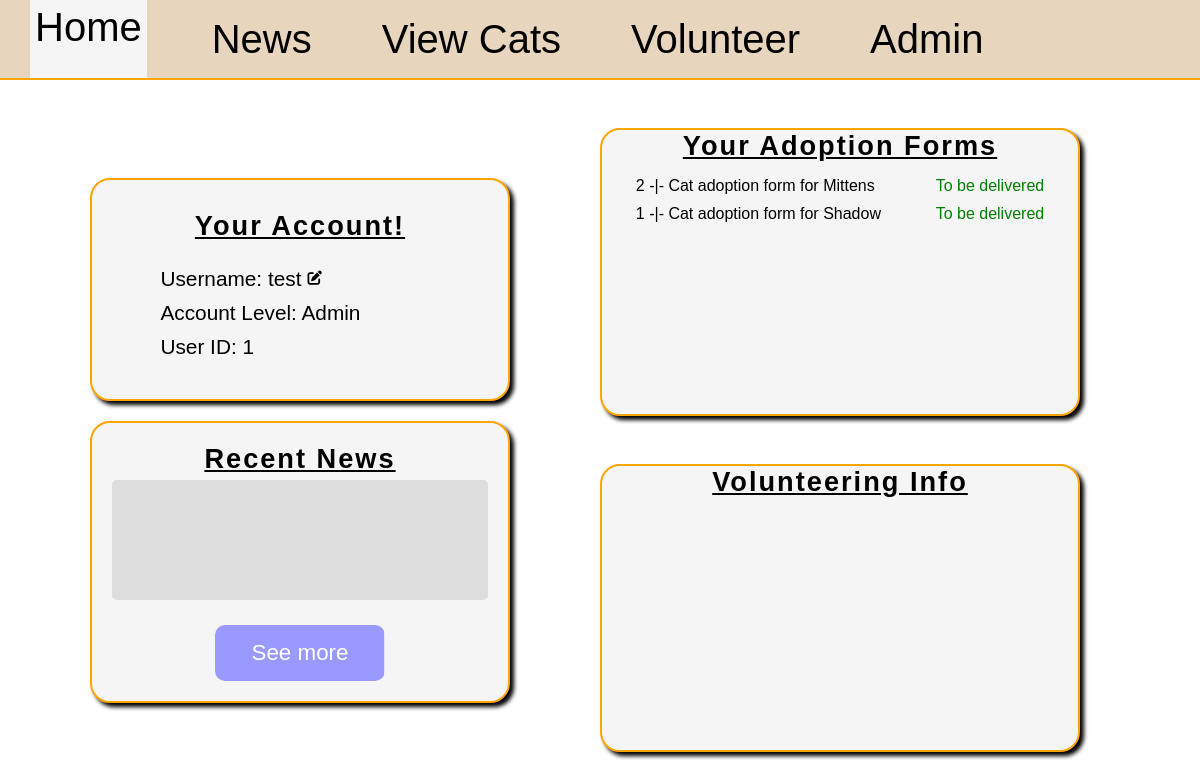
Page /home/1 on the earlier database version.
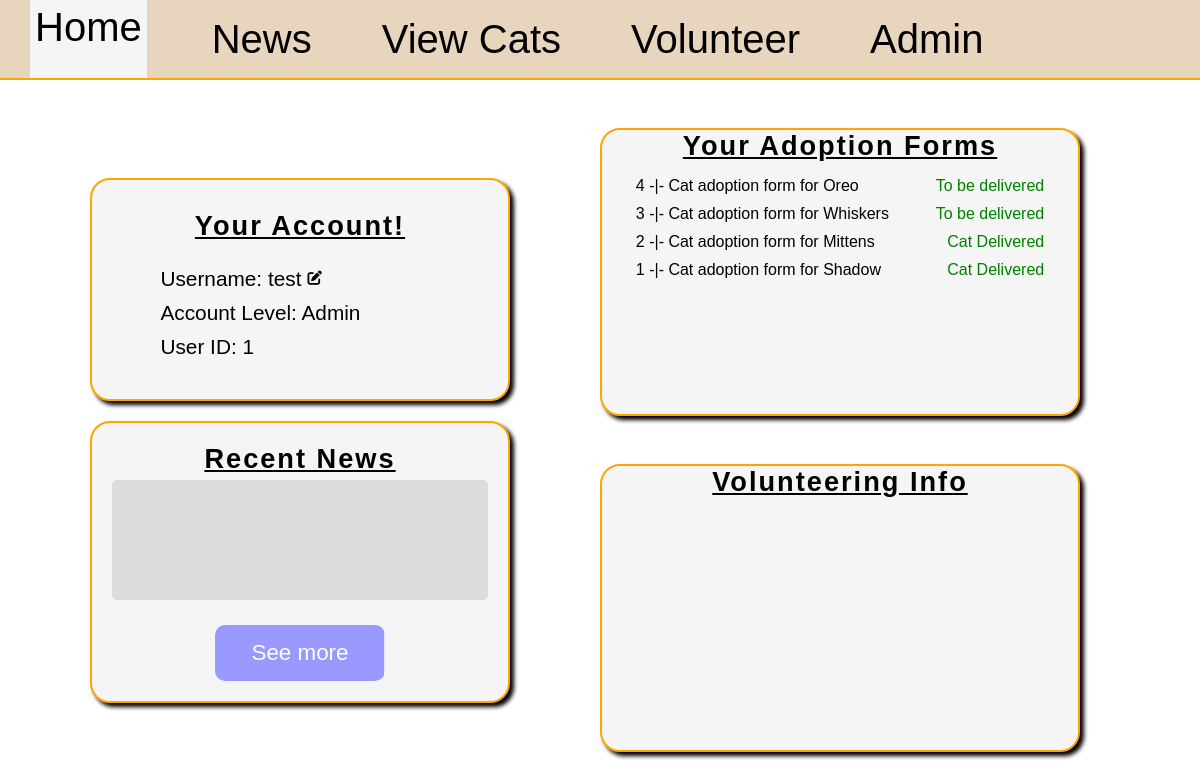
Same page on the later database version.
### main.py (models this page shows)
class User(db.Model):
    id = db.Column(db.Integer, primary_key=True)
    username = db.Column(db.String(50), nullable=False, unique=True)
    password = db.Column(db.String(50), nullable=False)
    level = db.Column(db.String(50), nullable=False)
    news = db.relationship('News', backref='author', lazy=True)
    forms = db.relationship('AdoptionForm', backref='user', lazy=True)
    volunteer_request = db.relationship('VolunteerRequest', backref='user', lazy=True)
    transport = db.relationship('CatTransport', backref='user', lazy=True)

class AdoptionForm(db.Model):
	id = db.Column(db.Integer, primary_key=True)
	address = db.Column(db.String(30), nullable=False)
	other_pets = db.Column(db.Integer, nullable=False)
	reason = db.Column(db.String(100), nullable=False)
	cat_id = db.Column(db.Integer, db.ForeignKey('cat.id'), nullable=False)
	user_id = db.Column(db.Integer, db.ForeignKey('user.id'), nullable=False)
	review = db.relationship('AdoptionFormReview', backref='form', uselist=False)

class Cat(db.Model):
	id = db.Column(db.Integer, primary_key=True)
	name = db.Column(db.String(25), nullable=False)
	bio = db.Column(db.String(100), nullable=False)
	age = db.Column(db.Integer, nullable=False)
	gender = db.Column(db.String(1), nullable=False)
	image = db.Column(db.String(100))
	room = db.Column(db.String(2))
	adopted = db.Column(db.Boolean, nullable=False, default=False)
	forms = db.relationship('AdoptionForm', backref='cat', lazy=True)
	transport = db.relationship('CatTransport', backref='cat', lazy=True, uselist=False)

class AdoptionFormReview(db.Model):
	id = db.Column(db.Integer, primary_key=True)
	status = db.Column(db.String(30), nullable=False)
	reason = db.Column(db.String(30))
	form_id = db.Column(db.Integer, db.ForeignKey('adoption_form.id'), unique=True, nullable=False)

### main.py (the view)
@app.route('/home/<int:id>', methods=["GET", "POST"])
def home(id):
	user = User.query.filter(User.id==id).first()
	form = UsernameForm()
	newest_news = News.query.order_by(News.id.desc()).first()
	user_adoptions = AdoptionForm.query.filter(AdoptionForm.user_id==id).all()
	user_applications = VolunteerRequest.query.filter(VolunteerRequest.user_id==id).order_by(VolunteerRequest.user_id.desc()).all()
	if form.validate_on_submit():
		username = form.username.data
		found_user = User.query.filter(User.username==username).first()
		if found_user and username != user.username:
			form.username.data = user.username
			return render_template("home.html", applications=user_applications, user=user, form=form, error="exists", news=newest_news, asoptions=user_adoptions)
		else:
			user.username = username
			db.session.commit()
			return redirect(url_for("home", id=user.id))
	else:
		form.username.data = user.username
		return render_template("home.html", applications=user_applications, user=user, form=form, error="none", news=newest_news, adoptions=user_adoptions)

### templates/home.html (shortened to what this page needs)
{% extends "base.html" %}
{% block style %}
<link rel="stylesheet" href="{{ url_for('static', filename='home.css') }}">
<link rel="stylesheet" href="https://cdnjs.cloudflare.com/ajax/libs/font-awesome/6.5.0/css/all.min.css">
{% endblock %}
{% block content %}
<main>
	<section id="section-1">
	<div id="profile-div" class="page-div">
		<div id="details">
			<h2>Your Account!</h2>
			<p id="error" class="{{ error }}"></p>
			<div id="username-div">
				<p class="account-detail" id="username-show">Username: {{ user.username }}</p>
				<i class="fas fa-pen-to-square account-detail" id="edit"></i>
			</div>
			<p class="account-detail">Account Level: {{ user.level|capitalize }}</p>
			<p class="account-detail">User ID: {{ user.id }}</p>
		</div>
	</div>
	<div id="news-div" class="page-div">
		<h2>Recent News</h2>
		<div id="newest-news">
		</div>
		<a href="/news/{{ user.id }}" id="news-btn" class="page-link-btn">See more</a>
	</div>
	</section>
	<section id="section-2">
	<div id="adoptions-div" class="page-div">
		<h2>Your Adoption Forms</h2>
		<div id="user-adoptions">
			{% if adoptions %}
			{% for form in adoptions|reverse %}
			<div class="cat-form">
				<p class="form-link cat-adoption" id="{{ form.id }}">{{ form.id }} -|- Cat adoption form for {{ form.cat.name }}</p>
				{% if form.review %}
					{% if form.review.status=="Declined" %}
						<p class="denied">{{ form.review.status }}</p>
					{% else %}
						<p class="accepted">{{ form.review.status }}</p>
					{% endif %}
				{% endif %}
			</div>
			{% endfor %}
			{% else %}
			<p class="no-adoptions">Oh no! You don't have any adoption forms.</p>
			<p class="no-adoptions">Would you like to submit one?</p>
			<a href="/cats/{{ user.id}}" class="page-link-btn" id="adoption-btn">See cats</a>
			{% endif %}
		</div>
	</div>
	<div class="page-div" id="volunteer-div">
		<h2>Volunteering Info</h2>
	</div>
	</section>
</main>
{% endblock %}

### templates/base.html (shortened to what this page needs)
<!DOCTYPE html>
<html>
	<head>
		<link rel="stylesheet" href="{{ url_for('static', filename='styles.css') }}">
		{% block style %}{% endblock %}
	</head>
	<body>
		{% if user %}
		<header>
			<a href="/home/{{ user.id }}" id="header-home">Home</a>
			<a href="/news/{{ user.id }}" id="header-news">News</a>
			<a href="/cats/{{ user.id }}" id="header-cats">View Cats</a>
			{% if user.level == "user" %}
			<a href="/become_volunteer/{{ user.id }}" id="header-volunteer">Volunteer</a>
			{% else %}
			<a href="/is_volunteer/{{ user.id }}" id="header-volunteer">Volunteer</a>
			{% endif %}
			{% if user.level == "admin" %}
			<a href="/admin/{{ user.id }}" id="header-admin">Admin</a>
			{% endif %}
		</header>
		{% endif %}
		{% block content %}{% endblock %}
	</body>
</html>

### static/styles.css (style rules this page uses)
* { margin: 0; padding: 0; box-sizing: border-box; font-family:Arial, Helvetica, sans-serif; }
html, body { width: 100vw; height: 100vh; font-size: 16px; }
#error { color: #884444; padding: 10px; }
.selected { height: 100%; background-color: whitesmoke; }
header { width: 100%; height: 10%; background-color: rgb(231, 213, 190); display: flex; align-items: center; border-bottom: 2px solid orange; }
header a { font-size: 2.5rem; text-align: center; padding: 5px; margin-left: 30px; margin-right: 30px; position: relative; display: inline-block; text-decoration: none; color: black; }
header a::after { content: ""; position: absolute; left: 0; bottom: 0; width: 0; height: 3px; background: orange; transition: width 0.3s; }
.page-link-btn { color: white; background: linear-gradient(90deg, #ff9900 50%, #9999ff 50%); background-size: 200% 100%; background-position: right; transition: background-position 0.3s ease; border-radius: 10px; display: flex; align-items: center; justify-content: center; text-decoration: none; }

### static/home.css (style rules this page uses)
body { overflow: hidden; }
main { display: flex; justify-content: center; align-items: center; width: 100%; height: 90%; }
.page-div { border: solid orange 2px; border-radius: 20px; transition: 0.3s ease-in-out; box-shadow: 4px 4px 4px black; background-color: whitesmoke; }
#profile-div { width: 35vw; padding: 20px; display: flex; flex-direction: column; align-items: center; }
#details { padding: 5px; display: flex; flex-direction: column; align-items: center; margin: 5px; border-radius: 10px; width: 90%; }
h2 { font-size: 1.7rem; text-decoration: underline; font-weight: 900; letter-spacing: 2px; margin-bottom: 5px; }
.account-detail { font-size: 1.3rem; margin-bottom: 10px; text-align: left; width: 85%; }
#username-div { width: 85%; display: flex; justify-content: left; align-items: center; }
#username-div .account-detail { width: auto; margin-right: 6px; }
#username-div i { font-size: 0.9rem; }
#section-1 { width: 40vw; height: 100%; display: flex; flex-direction: column; align-items: center; justify-content: center; }
#news-div { margin-top: 20px; width: 35vw; display: flex; flex-direction: column; justify-content: center; align-items: center; padding: 20px; }
#newest-news { width: 100%; height: 15vh; display: flex; flex-direction: column; justify-content: center; background-color: #dddddd; padding: 10px; border-radius: 5px; }
#news-btn { margin-top: 25px; width: 45%; font-size: 1.4rem; height: 7vh; }
#section-2 { width: 50vw; height: 100%; display: flex; flex-direction: column; align-items: center; justify-content: space-evenly; }
#adoptions-div, #volunteer-div { width: 40vw; height: 40%; display: flex; flex-direction: column; align-items: center; }
#volunteer-div { height: 40%; }
#user-adoptions, #user-applications { width: 90%; padding: 5px; max-height: 30vh; overflow: auto; display: grid; }
.cat-form, .application-div { padding: 5px; width: 100%; border-radius: 7px; display: flex; align-items: center; justify-content: space-between; }
.form-link, .application-link { text-decoration: none; color: black; }
.accepted { color: green; }

Differences in the rows shown:
added AdoptionForm: id "4", cat.name "Oreo", review.status "To be delivered"
added AdoptionForm: id "3", cat.name "Whiskers", review.status "To be delivered"
changed through a linked row, AdoptionForm "Mittens": review.status "To be delivered" → "Cat Delivered"
changed through a linked row, AdoptionForm "Shadow": review.status "To be delivered" → "Cat Delivered"
